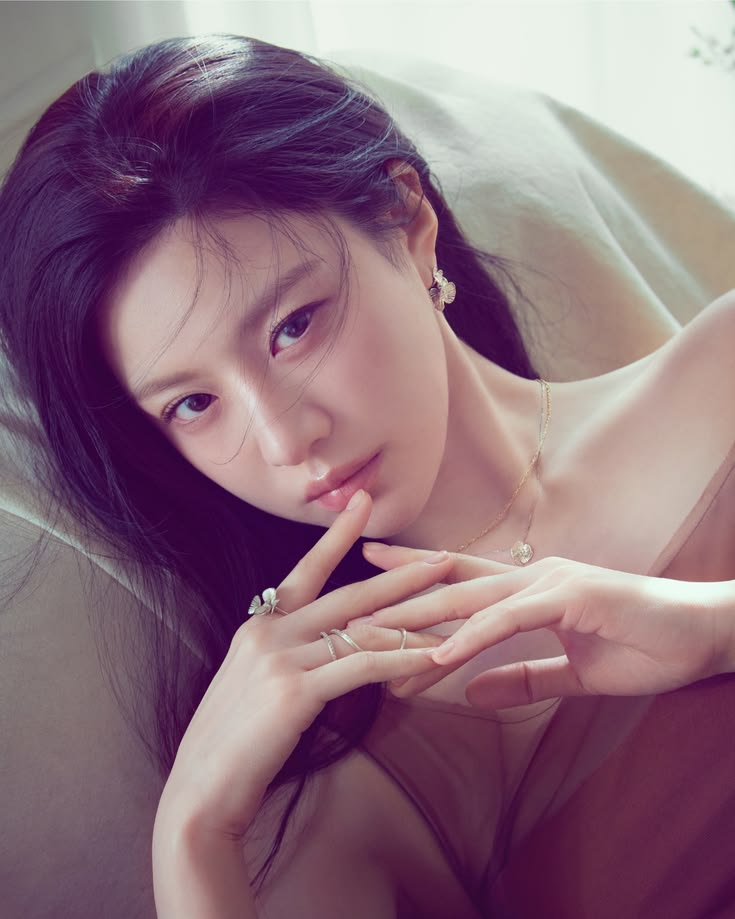
#> input picture Myproject/PCD_MuhammadHashfianZihni246512013/images/go_younjung.jpg, 735 x 919 px
$ python L5.py
#> lines starting #> are read from the running program, lines starting #| are printed output that depends on the picture
import cv2
import matplotlib.pyplot as plt

img = cv2.imread("../images/go_younjung.jpg", cv2.IMREAD_COLOR)
#> img is the input picture: shape (919, 735, 3); mean B, G, R 124.5, 111.2, 140.7

blue = img[:, :, 0]
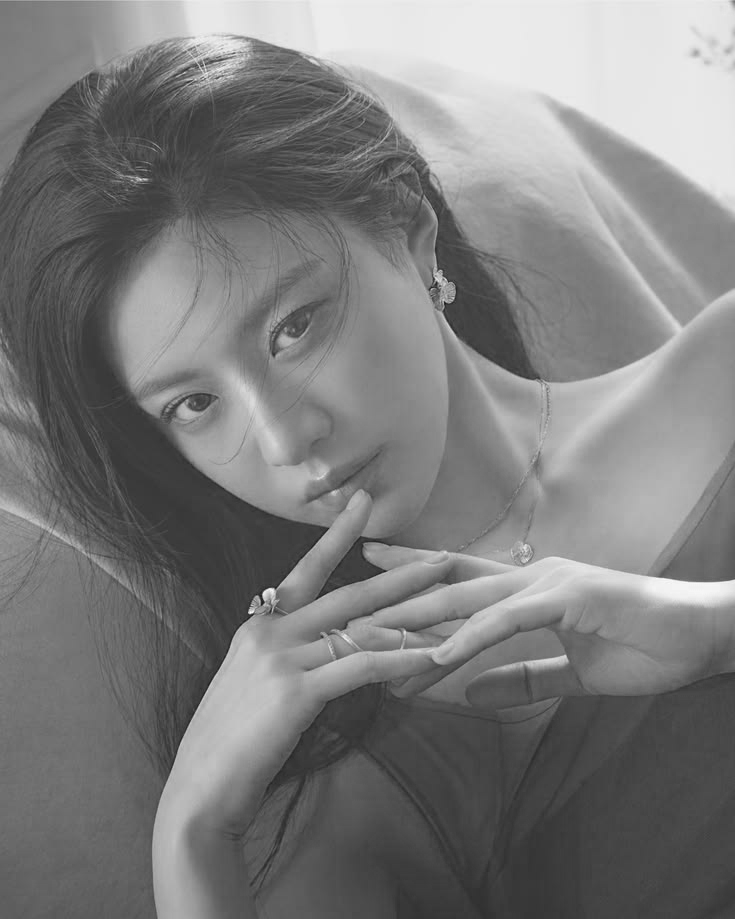
#> blue: shape (919, 735); min 24, max 253, mean 124.5
green = img[:, :, 1]
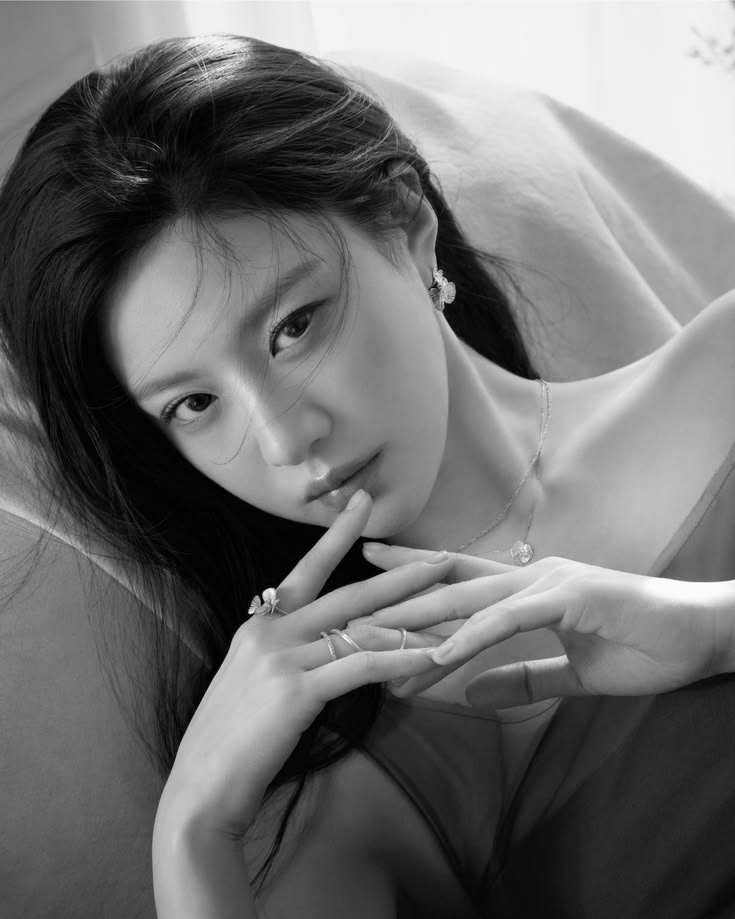
#> green: shape (919, 735); min 0, max 255, mean 111.2
red = img[:, :, 2]
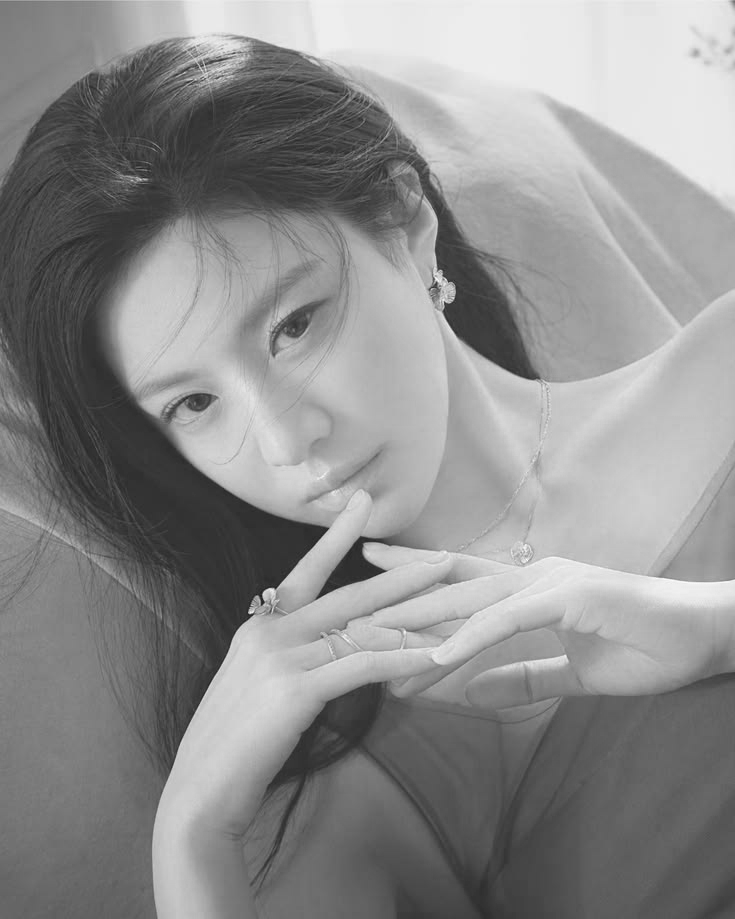
#> red: shape (919, 735); min 28, max 255, mean 140.7

img_rgb = cv2.cvtColor(img, cv2.COLOR_BGR2RGB)

plt.figure(figsize=(10, 8))

plt.subplot(2, 2, 1)
plt.imshow(img_rgb)
plt.title("Citra Asli")
plt.axis("off")

plt.subplot(2, 2, 2)
plt.imshow(blue, cmap="gray")
plt.title("Kanal Blue (B)")
plt.axis("off")

plt.subplot(2, 2, 3)
plt.imshow(green, cmap="gray")
plt.title("Kanal Green (G)")
plt.axis("off")

plt.subplot(2, 2, 4)
plt.imshow(red, cmap="gray")
plt.title("Kanal Red (R)")
plt.axis("off")

plt.tight_layout()
plt.show()
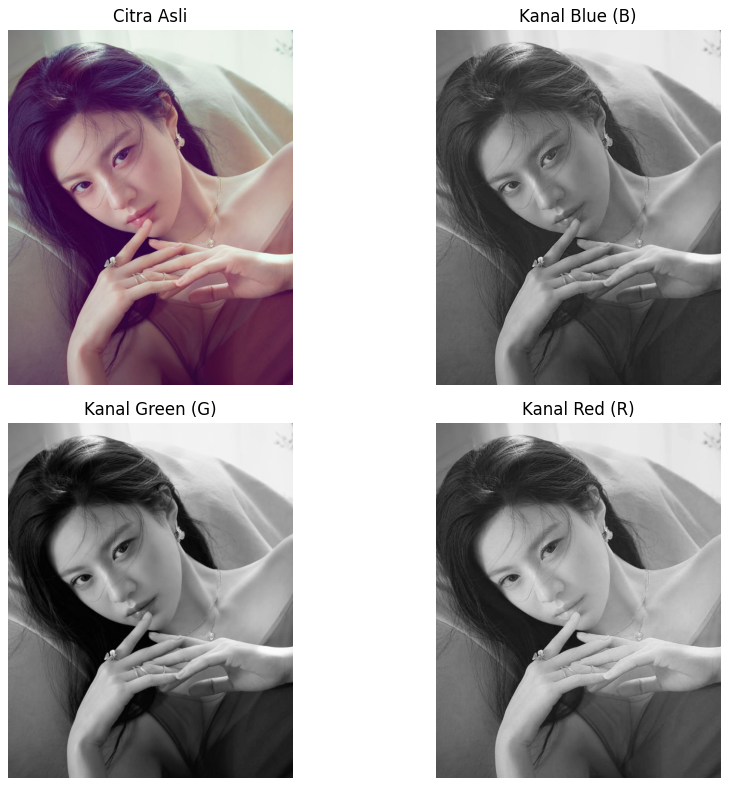
#> figure drawn by matplotlib, 4 panels

$ run again, with Myproject/PCD_MuhammadHashfianZihni246512013/images/Instagram.jpg copied over Myproject/PCD_MuhammadHashfianZihni246512013/images/go_younjung.jpg
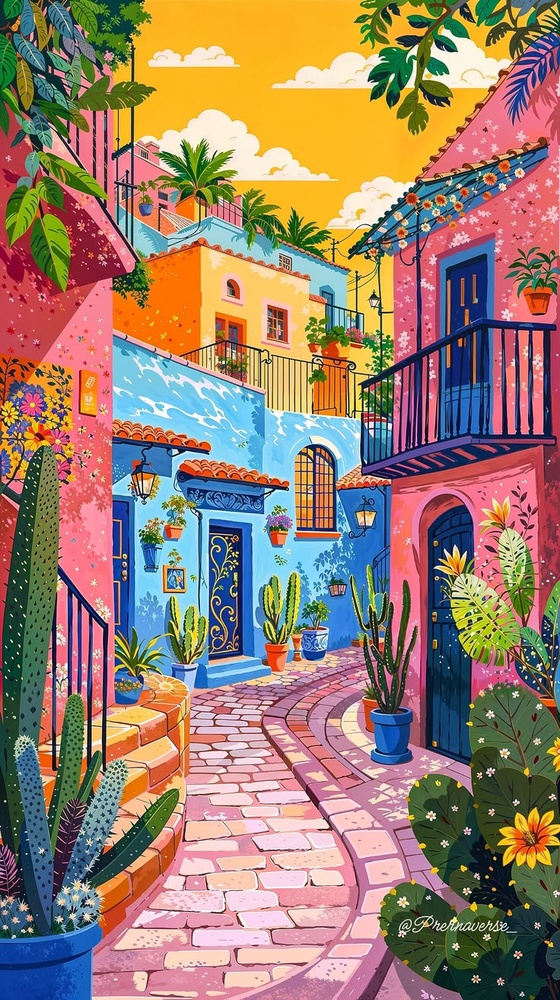
#> input picture Myproject/PCD_MuhammadHashfianZihni246512013/images/Instagram.jpg, 560 x 1000 px, shrunk from 736 x 1315 before the run
#> img is the input picture: shape (1000, 560, 3); mean B, G, R 110.3, 126.9, 154.1
#> `red = img[:, :, 2]`:
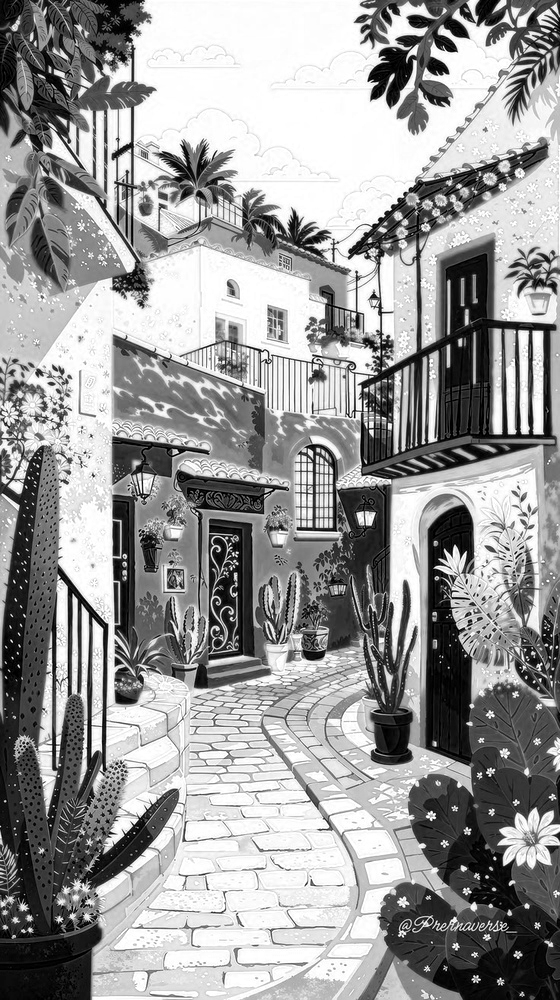
#> red: shape (1000, 560); min 0, max 255, mean 154.1
#> `plt.show()`:
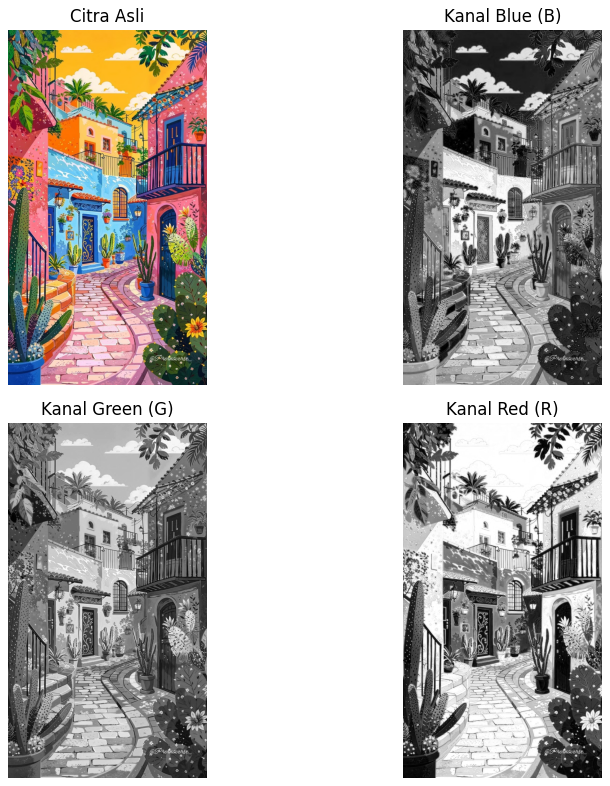
#> figure drawn by matplotlib, 4 panels

$ run again, with Myproject/PCD_MuhammadHashfianZihni246512013/images/Maldivas.jpg copied over Myproject/PCD_MuhammadHashfianZihni246512013/images/go_younjung.jpg
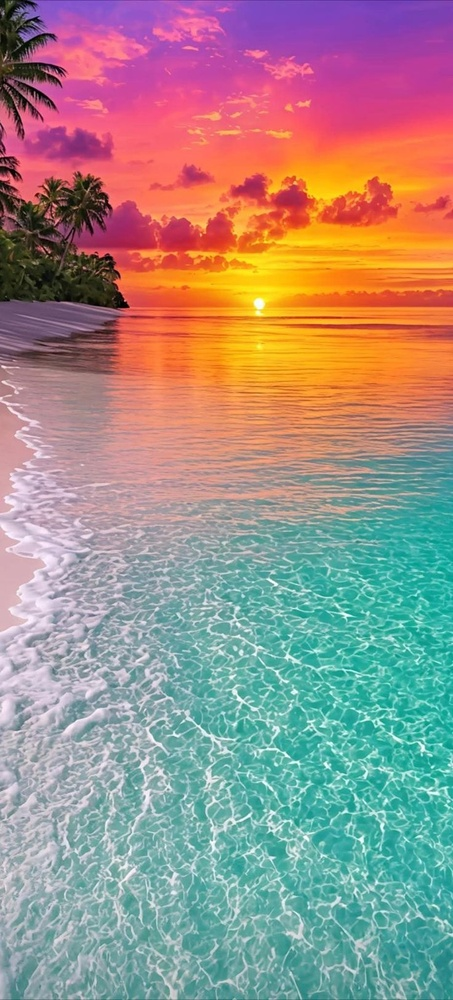
#> input picture Myproject/PCD_MuhammadHashfianZihni246512013/images/Maldivas.jpg, 453 x 1000 px, shrunk from 736 x 1624 before the run
#> img is the input picture: shape (1000, 453, 3); mean B, G, R 135.6, 142.3, 160.2
#> `red = img[:, :, 2]`:
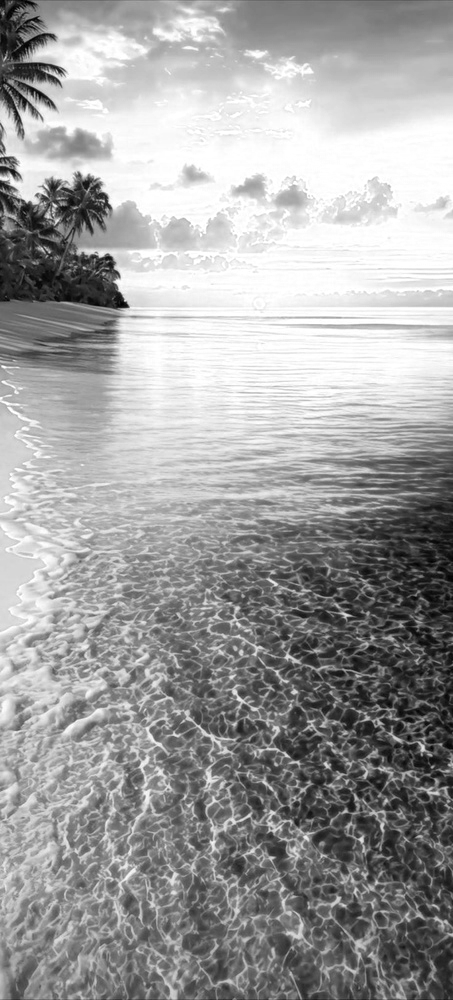
#> red: shape (1000, 453); min 0, max 255, mean 160.2
#> `plt.show()`:
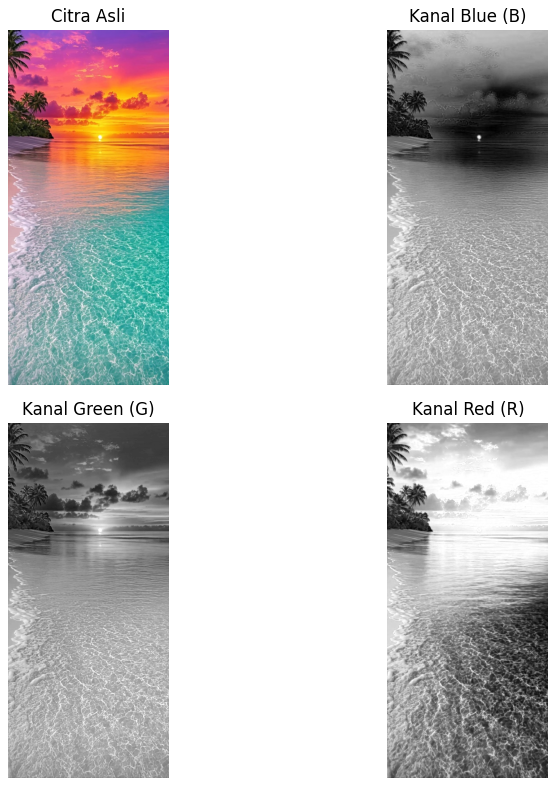
#> figure drawn by matplotlib, 4 panels

$ run again, with Myproject/PCD_MuhammadHashfianZihni246512013/images/images (1).jpg copied over Myproject/PCD_MuhammadHashfianZihni246512013/images/go_younjung.jpg
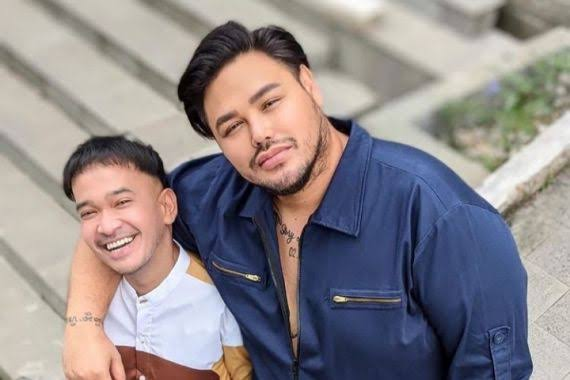
#> input picture Myproject/PCD_MuhammadHashfianZihni246512013/images/images (1).jpg, 570 x 380 px
#> img is the input picture: shape (380, 570, 3); mean B, G, R 138.3, 135.3, 142.2
#> `red = img[:, :, 2]`:
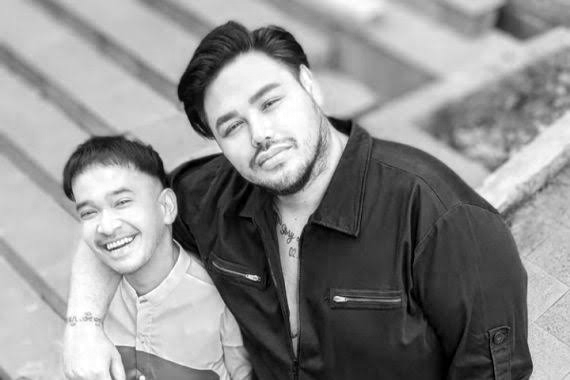
#> red: shape (380, 570); min 0, max 255, mean 142.2
#> `plt.show()`:
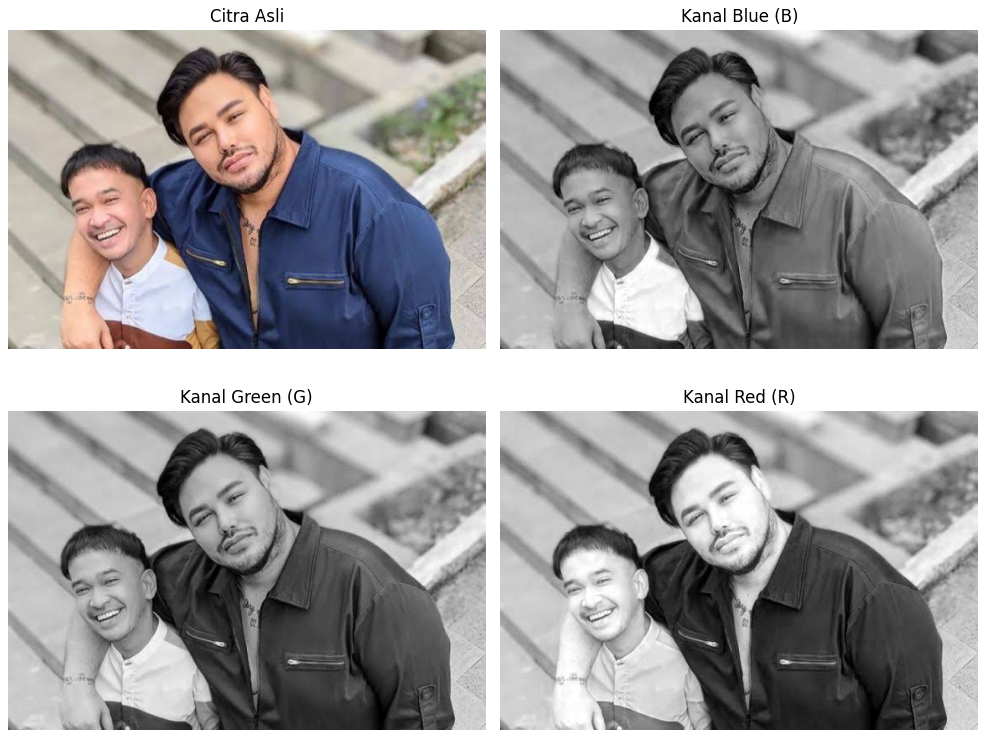
#> figure drawn by matplotlib, 4 panels
